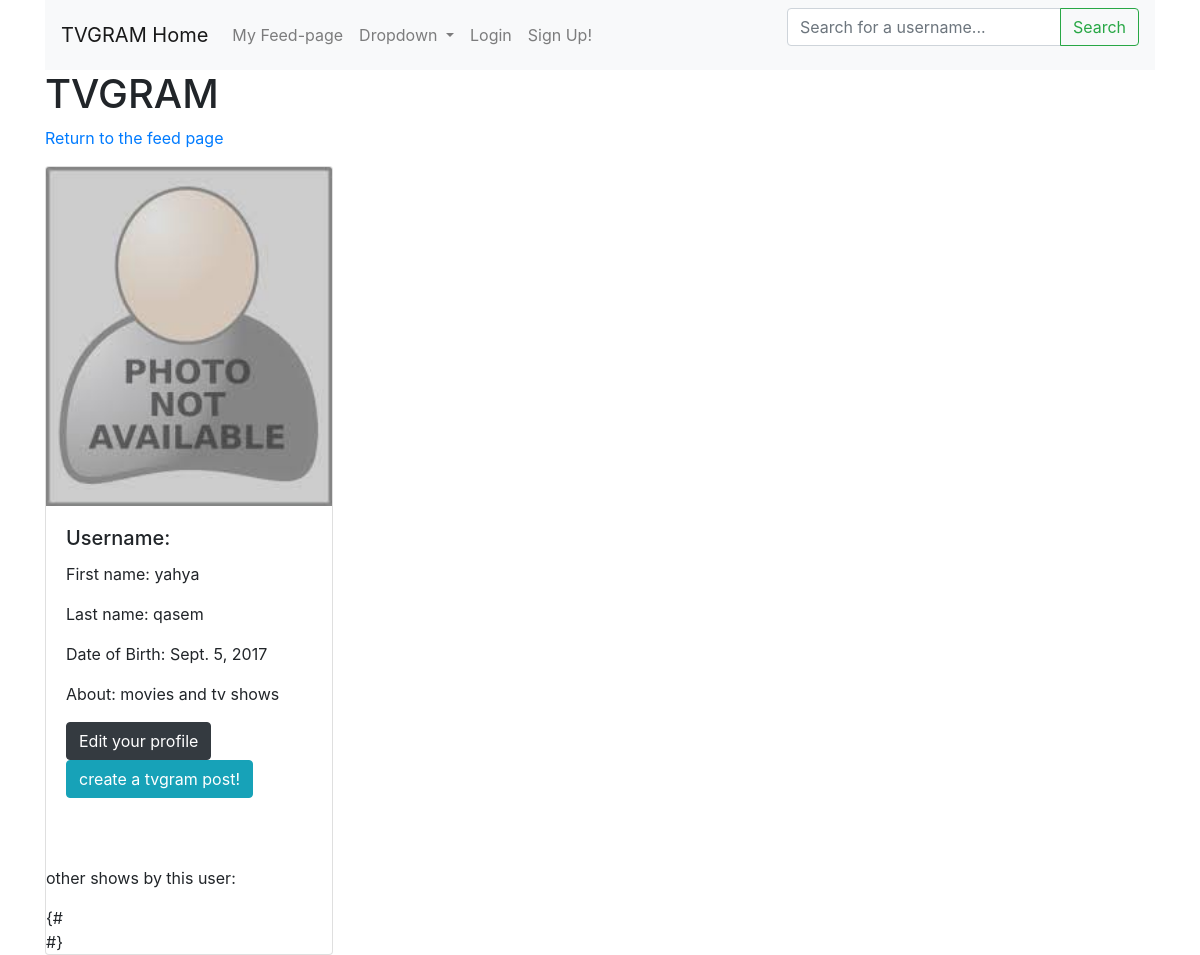
Page /profile/1/ on the committed database.
### app/models.py (models this page shows, shortened)
class Profile(models.Model):
	user = models.OneToOneField(User, on_delete=models.CASCADE)
	image = models.ImageField(null=True)
	first_name = models.CharField(max_length=50)
	last_name = models.CharField(max_length=50)
	dob = models.DateField(auto_now=False, auto_now_add=False, null=True)
	about = models.CharField(max_length=500)

### app/views.py (the view)
# urls.py: path('profile/<int:profile_id>/', views.profile, name='profile'),
def profile(request, profile_id):
	profile = Profile.objects.get(user=User.objects.get(id=profile_id))
	profile_obj = Profile.objects.get(id=profile_id)
	following_list = []
	context = {
	"profile_obj": profile_obj,
	"following_list": following_list
	}
	return render(request, 'profile.html', context)

### app/templates/profile.html (shortened to what this page needs)
{% extends "base.html" %}
{% block stuff %}
	<a href="{% url 'list' %}">
	<p>
		Return to the feed page
	</p>
	</a>
	<div class="card" style="width: 18rem;">
			{% if profile_obj.image %}
				<img class="card-img-top" src="{{profile_obj.image.url}}" alt="Card image cap">
			{% endif %}
  	<div class="card-body">
    <h5 class="card-title">Username: {{profile_obj.username}}</h5>
    <p class="card-text">First name: {{profile_obj.first_name}}</p>
    <p class="card-text">Last name: {{profile_obj.last_name}}</p>
    <p class="card-text">Date of Birth: {{profile_obj.dob}}</p>
    <p class="card-text">About: {{profile_obj.about}}</p>
    <a href="{% url 'edit_profile' profile_id=profile_obj.id %}" class="btn btn-dark">Edit your profile</a>
    <a href="{% url 'create' %}" class="btn btn-info">create a tvgram post!</a>
	</div>
	<br>
	<br>
	<p> other shows by this user:</p>
{% endblock stuff %}

### rows in the picture
Profile: image (placeholder picture), first_name "yahya", last_name "qasem", dob "Sept. 5, 2017", about "movies and tv shows"
